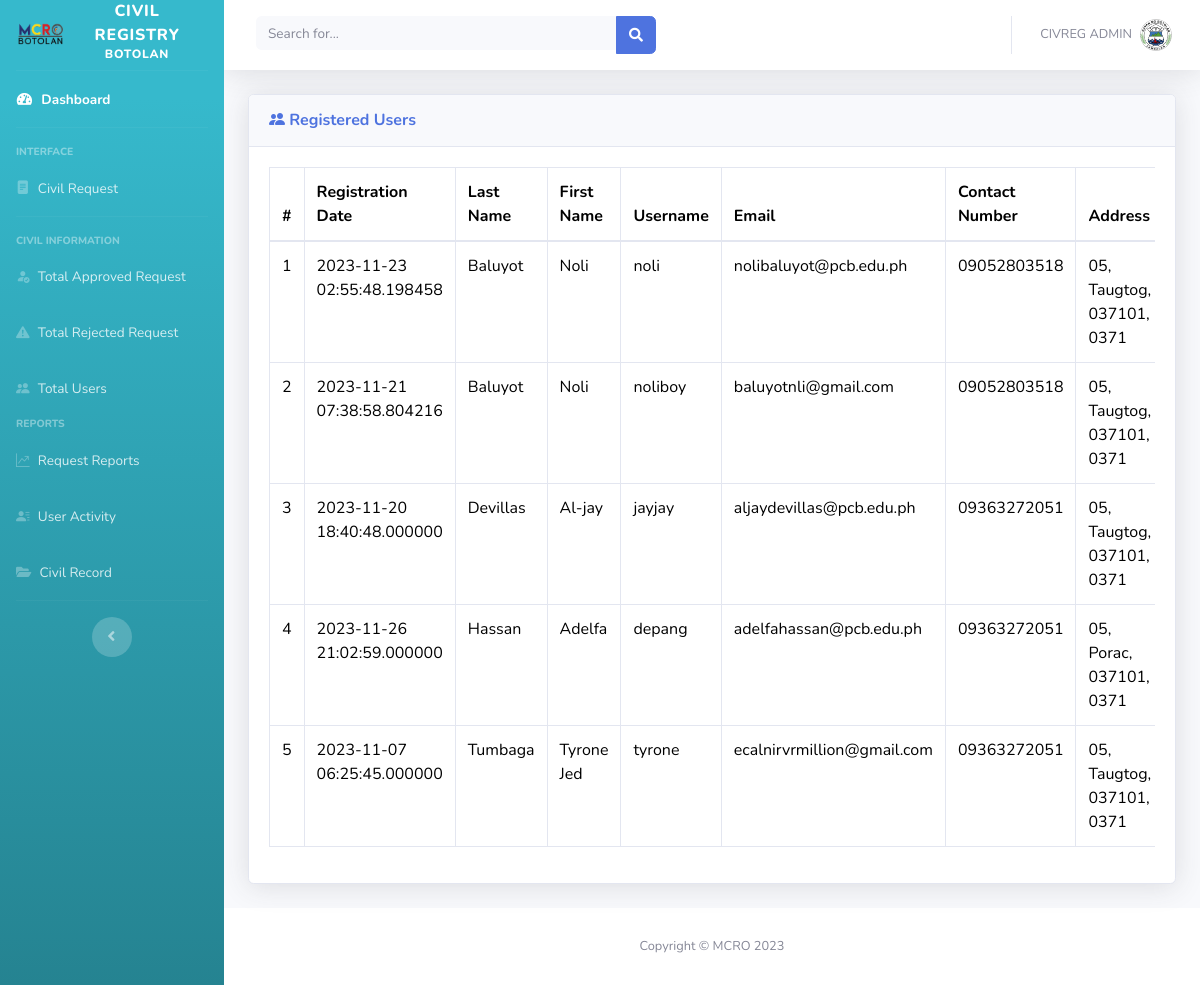
Page /total_users.php on the committed database.
### tables this page shows
CREATE TABLE `users` (
  `id_user` int(100) NOT NULL,
  `u_ln` varchar(100) NOT NULL,
  `u_fn` varchar(100) NOT NULL,
  `u_mn` varchar(100) NOT NULL,
  `username` varchar(100) NOT NULL,
  `email` varchar(100) NOT NULL,
  `password` varchar(100) NOT NULL,
  `contact_no` varchar(100) NOT NULL,
  `create_datetime` timestamp(6) NOT NULL DEFAULT current_timestamp(6) ON UPDATE current_timestamp(6),
  `house_no` varchar(100) NOT NULL,
  `street_brgy` varchar(100) NOT NULL,
  `city_municipality` varchar(100) NOT NULL,
  `province` varchar(100) NOT NULL,
  `usertype` varchar(100) NOT NULL,
  `code` text NOT NULL
);

### total_users.php (the view, shortened to what this page needs)
<?php
include('includes/header.php');
include('includes/navbar.php');
?>
<div class="container-fluid">
    <div class="card shadow mb-4">
        <div class="card-header py-3">
            <h6 class="m-0 font-weight-bold text-primary"><i class="bi bi-people-fill"></i> Registered Users</h6>
        </div>
        <div class="card-body">
            <div class="table-responsive">
                <table class="table table-bordered" id="dataTable" width="100%" cellspacing="0">
                    <thead>
                        <tr>
                            <th>#</th>
                            <th>Registration Date</th>
                            <th>Last Name</th>
                            <th>First Name</th>
                            <th>Username</th>
                            <th>Email</th>
                            <th>Contact Number</th>
                            <th>Address</th>
                        </tr>
                    </thead>
                    <tbody>
                        <?php
                        require('db.php');
                        $query = "SELECT * FROM users ORDER BY u_ln";
                        $query_run = mysqli_query($conn, $query);
                        $row_number = 1;
                        if (mysqli_num_rows($query_run) > 0) {
                            while ($row = mysqli_fetch_assoc($query_run)) {
                                ?>
                                <tr>
                                    <td><?php echo $row_number; ?></td>
                                    <td><?php echo $row['create_datetime']; ?></td>
                                    <td><?php echo $row['u_ln']; ?></td>
                                    <td><?php echo $row['u_fn']; ?></td>
                                    <td><?php echo $row['username']; ?></td>
                                    <td><?php echo $row['email']; ?></td>
                                    <td><?php echo $row['contact_no']; ?></td>
                                    <td>
                                        <?php echo $row['house_no'] . ', ' . $row['street_brgy'] . ', ' . $row['city_municipality'] . ', ' . $row['province']; ?>
                                    </td>
                                </tr>
                                <?php
                                $row_number++;
                            }
                        } else {
                            echo "No Record Found";
                        }
                        ?>
                    </tbody>
                </table>
            </div>
        </div>
    </div>
</div>
            <footer class="sticky-footer bg-white">
                <div class="container my-auto">
                    <div class="copyright text-center my-auto">
                        <span>Copyright &copy; MCRO 2023</span>
                    </div>
                </div>
            </footer>
<?php
include('includes/script.php');
include('includes/footer.php');
?>

### rows in the picture
users: create_datetime "2023-11-23 02:55:48.198458", u_ln "Baluyot", u_fn "Noli", username "noli", email "nolibaluyot@pcb.edu.ph", contact_no "09052803518", house_no "05", street_brgy "Taugtog", city_municipality "037101", province "0371"
users: create_datetime "2023-11-21 07:38:58.804216", u_ln "Baluyot", u_fn "Noli", username "noliboy", email "baluyotnli@gmail.com", contact_no "09052803518", house_no "05", street_brgy "Taugtog", city_municipality "037101", province "0371"
users: create_datetime "2023-11-20 18:40:48.000000", u_ln "Devillas", u_fn "Al-jay", username "jayjay", email "aljaydevillas@pcb.edu.ph", contact_no "09363272051", house_no "05", street_brgy "Taugtog", city_municipality "037101", province "0371"
users: create_datetime "2023-11-26 21:02:59.000000", u_ln "Hassan", u_fn "Adelfa", username "depang", email "adelfahassan@pcb.edu.ph", contact_no "09363272051", house_no "05", street_brgy "Porac", city_municipality "037101", province "0371"
users: create_datetime "2023-11-07 06:25:45.000000", u_ln "Tumbaga", u_fn "Tyrone Jed", username "tyrone", email "ecalnirvrmillion@gmail.com", contact_no "09363272051", house_no "05", street_brgy "Taugtog", city_municipality "037101", province "0371"
